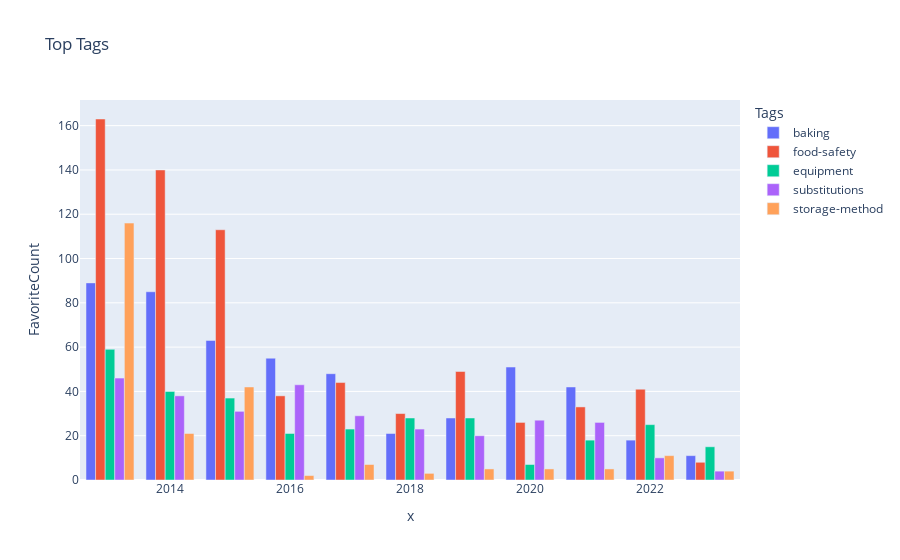

The notebook cell this image was saved under:
### Code cell
# plot toptags

fig = px.bar(
    chart.reset_index(),
    x=chart.index.get_level_values(1),
    y="FavoriteCount",
    color="Tags",
    barmode="group",
    title="Top Tags",
    labels={"AnswerCount": "Answer Count", "CreationDate": "Date"},
)

fig.show()

### Figure 1 — Plotly figure (JSON) as saved in the notebook; plotly's stock layout.template omitted (floating-point values rounded to 4 significant figures)
{"data": [{"alignmentgroup": "True", "hovertemplate": "Tags=baking<br>x=%{x}<br>FavoriteCount=%{y}<extra></extra>", "legendgroup": "baking", "marker": {"color": "#636efa", "pattern": {"shape": ""}}, "name": "baking", "offsetgroup": "baking", "orientation": "v", "showlegend": true, "textposition": "auto", "type": "bar", "x": ["2012-12-31T00:00:00", "2014-12-31T00:00:00", "2013-12-31T00:00:00", "2015-12-31T00:00:00", "2016-12-31T00:00:00", "2020-12-31T00:00:00", "2017-12-31T00:00:00", "2019-12-31T00:00:00", "2018-12-31T00:00:00", "2021-12-31T00:00:00", "2022-12-31T00:00:00"], "xaxis": "x", "y": [89, 63, 85, 55, 48, 42, 21, 51, 28, 18, 11], "yaxis": "y"}, {"alignmentgroup": "True", "hovertemplate": "Tags=food-safety<br>x=%{x}<br>FavoriteCount=%{y}<extra></extra>", "legendgroup": "food-safety", "marker": {"color": "#EF553B", "pattern": {"shape": ""}}, "name": "food-safety", "offsetgroup": "food-safety", "orientation": "v", "showlegend": true, "textposition": "auto", "type": "bar", "x": ["2014-12-31T00:00:00", "2015-12-31T00:00:00", "2016-12-31T00:00:00", "2013-12-31T00:00:00", "2018-12-31T00:00:00", "2012-12-31T00:00:00", "2017-12-31T00:00:00", "2019-12-31T00:00:00", "2020-12-31T00:00:00", "2021-12-31T00:00:00", "2022-12-31T00:00:00"], "xaxis": "x", "y": [113, 38, 44, 140, 49, 163, 30, 26, 33, 41, 8], "yaxis": "y"}, {"alignmentgroup": "True", "hovertemplate": "Tags=equipment<br>x=%{x}<br>FavoriteCount=%{y}<extra></extra>", "legendgroup": "equipment", "marker": {"color": "#00cc96", "pattern": {"shape": ""}}, "name": "equipment", "offsetgroup": "equipment", "orientation": "v", "showlegend": true, "textposition": "auto", "type": "bar", "x": ["2012-12-31T00:00:00", "2013-12-31T00:00:00", "2015-12-31T00:00:00", "2014-12-31T00:00:00", "2016-12-31T00:00:00", "2018-12-31T00:00:00", "2017-12-31T00:00:00", "2020-12-31T00:00:00", "2021-12-31T00:00:00", "2019-12-31T00:00:00", "2022-12-31T00:00:00"], "xaxis": "x", "y": [59, 40, 21, 37, 23, 28, 28, 18, 25, 7, 15], "yaxis": "y"}, {"alignmentgroup": "True", "hovertemplate": "Tags=substitutions<br>x=%{x}<br>FavoriteCount=%{y}<extra></extra>", "legendgroup": "substitutions", "marker": {"color": "#ab63fa", "pattern": {"shape": ""}}, "name": "substitutions", "offsetgroup": "substitutions", "orientation": "v", "showlegend": true, "textposition": "auto", "type": "bar", "x": ["2012-12-31T00:00:00", "2015-12-31T00:00:00", "2013-12-31T00:00:00", "2014-12-31T00:00:00", "2016-12-31T00:00:00", "2017-12-31T00:00:00", "2019-12-31T00:00:00", "2020-12-31T00:00:00", "2018-12-31T00:00:00", "2021-12-31T00:00:00", "2022-12-31T00:00:00"], "xaxis": "x", "y": [46, 43, 38, 31, 29, 23, 27, 26, 20, 10, 4], "yaxis": "y"}, {"alignmentgroup": "True", "hovertemplate": "Tags=storage-method<br>x=%{x}<br>FavoriteCount=%{y}<extra></extra>", "legendgroup": "storage-method", "marker": {"color": "#FFA15A", "pattern": {"shape": ""}}, "name": "storage-method", "offsetgroup": "storage-method", "orientation": "v", "showlegend": true, "textposition": "auto", "type": "bar", "x": ["2012-12-31T00:00:00", "2014-12-31T00:00:00", "2013-12-31T00:00:00", "2016-12-31T00:00:00", "2018-12-31T00:00:00", "2017-12-31T00:00:00", "2015-12-31T00:00:00", "2020-12-31T00:00:00", "2021-12-31T00:00:00", "2019-12-31T00:00:00", "2022-12-31T00:00:00"], "xaxis": "x", "y": [116, 42, 21, 7, 5, 3, 2, 5, 11, 5, 4], "yaxis": "y"}], "layout": {"barmode": "group", "legend": {"title": {"text": "Tags"}, "tracegroupgap": 0}, "title": {"text": "Top Tags"}, "xaxis": {"anchor": "y", "domain": [0, 1], "title": {"text": "x"}}, "yaxis": {"anchor": "x", "domain": [0, 1], "title": {"text": "FavoriteCount"}}}}
